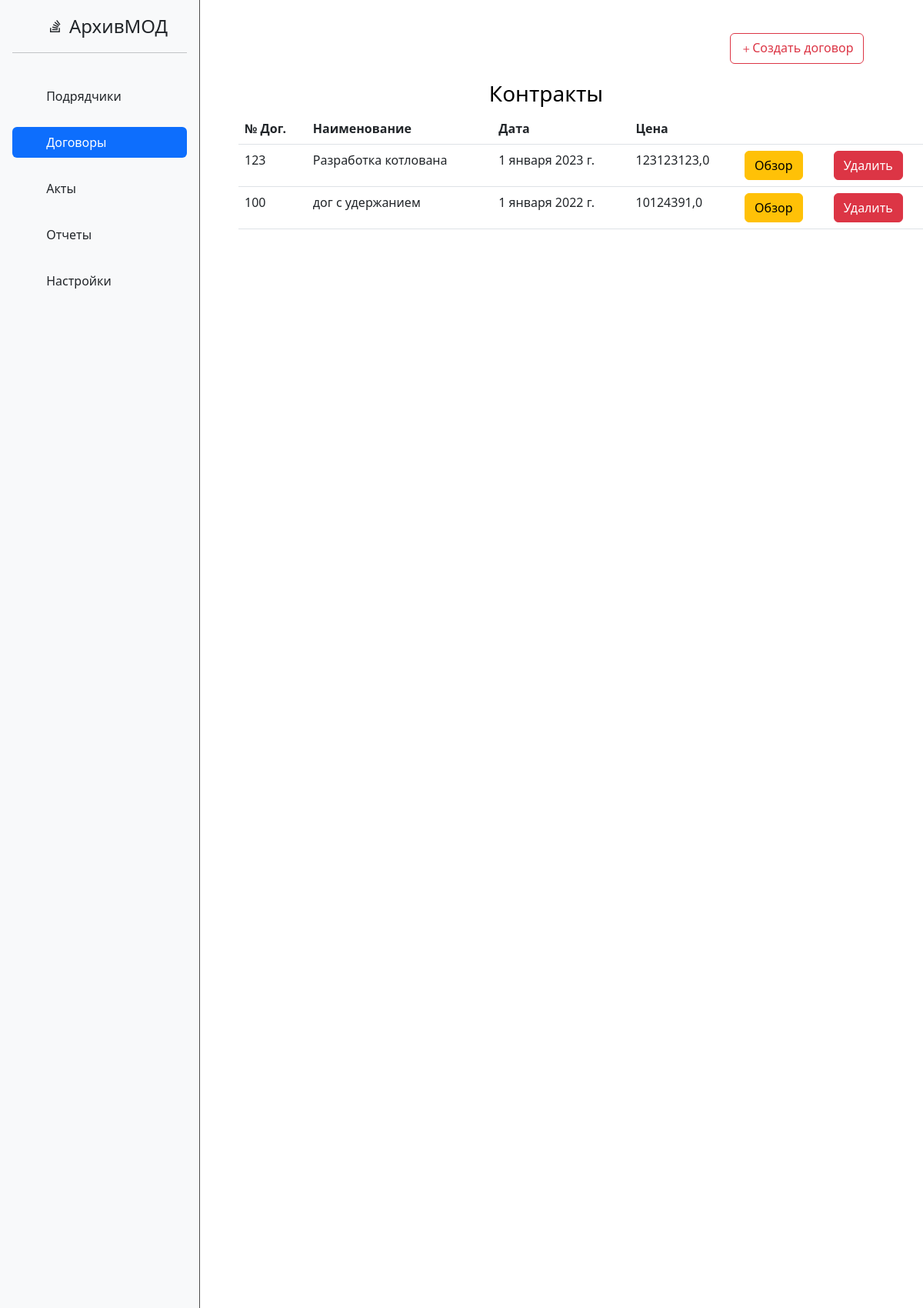
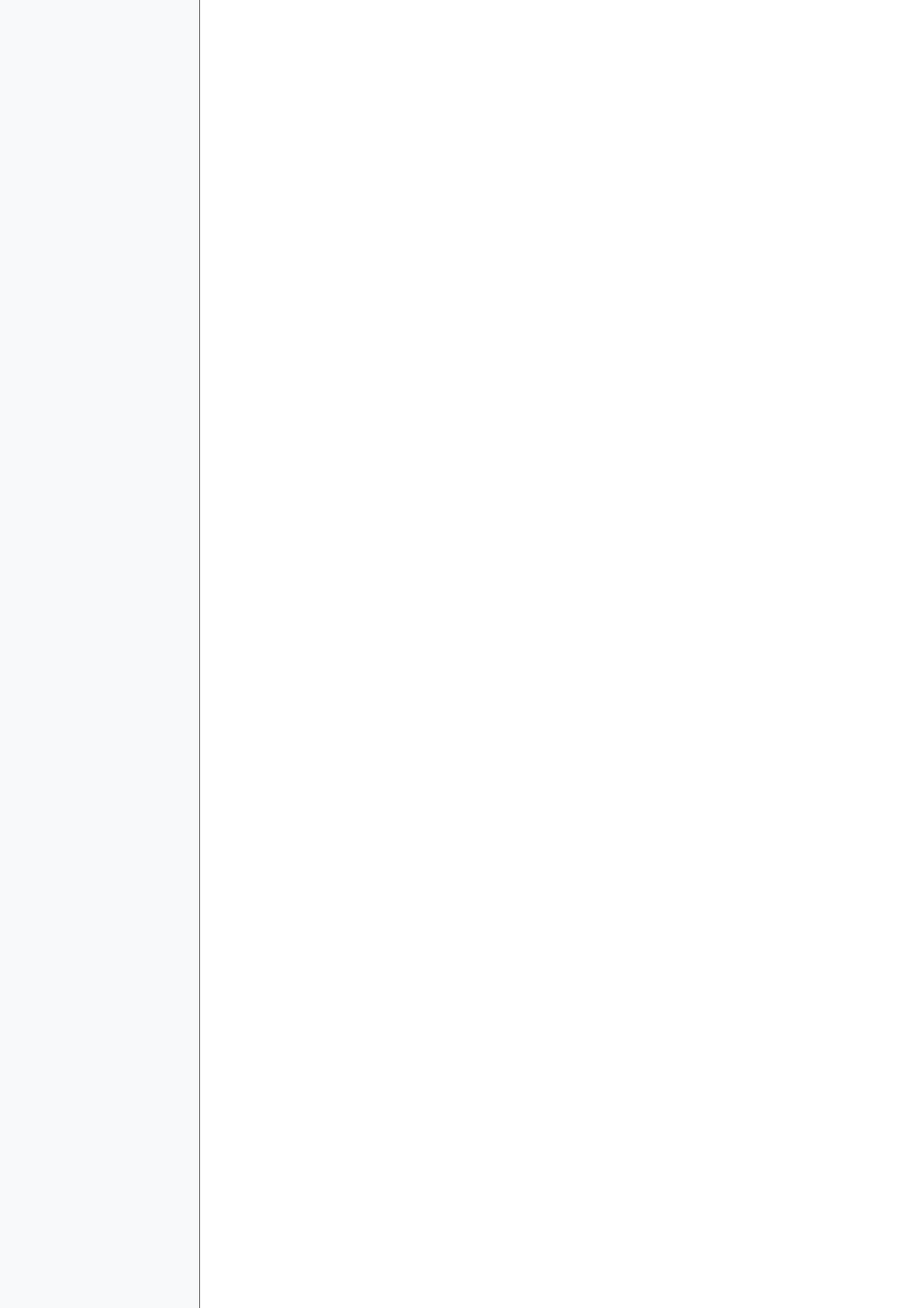
Page /archive/contracts_home/ (upper part) on the committed database (2 pictures, top to bottom).
### archive/models.py (models this page shows, shortened)
class Contracts(models.Model):
    title = models.CharField('Название', max_length=120)
    number = models.CharField('Номер', max_length=25, unique=True)
    price = models.FloatField('Цена договора', max_length=25)
    date = models.DateField('Дата договора')
    retention_rate = models.FloatField('Процент гарантийного удержания', max_length=4)
    company = models.ForeignKey('companies', on_delete=models.CASCADE, null=True)
    class Meta:
        verbose_name = 'Договор'
        verbose_name_plural = 'Договоры'

### archive/views.py (the view)
# urls.py: path("contracts_home/", views.ContractHome.as_view(), name="contract-home"),
class ContractHome(ListView):
    model = Contracts
    template_name = 'archive/contract_home.html'
    context_object_name = 'contracts'
    def get_context_data(self, *, object_list=None, **kwargs):
        context = super().get_context_data(**kwargs)
        context['title'] = "Контракты"
        context['navbar'] = 'contract'
        return context

### archive/templates/archive/contract_home.html (shortened to what this page needs)
{% extends "main/index.html" %}
{% block content %}
    <div class="features">
        <div  class="head">
            <a href="{% url 'create' %}"><button type="button" class="btn btn-outline-danger"><i class="bi bi-plus"></i>Создать договор</button></a>
        </div>
        <h3>{{ title }}</h3>
        <div class="table">
            <table class="table">
              <thead>
                <tr>
                  <th scope="col">№ Дог.</th>
                  <th scope="col">Наименование</th>
                  <th scope="col">Дата</th>
                  <th scope="col">Цена</th>
                </tr>
              </thead>
              <tbody>
                {% for el in contracts %}
                    <tr>
                        <td>{{ el.number }}</td>
                        <td>{{ el.title }}</td>
                        <td>{{ el.date }}</td>
                        <td>{{ el.price }}</td>
                        <td><a href="{% url 'contract-detail' el.id %}" class="btn btn-warning">Обзор</a></td>
                        <td><a href="{% url 'contract-delete' el.id %}" class="btn btn-danger">Удалить</a></td>
                    </tr>
                {% endfor %}
              </tbody>
            </table>
        </div>
    </div>
{% endblock %}

### rows in the picture
Contracts: number "123", title "Разработка котлована", date "1 января 2023 г.", price "123123123,0"
Contracts: number "100", title "дог с удержанием", date "1 января 2022 г.", price "10124391,0"

### other values in the picture
{{ title }} "Контракты"
